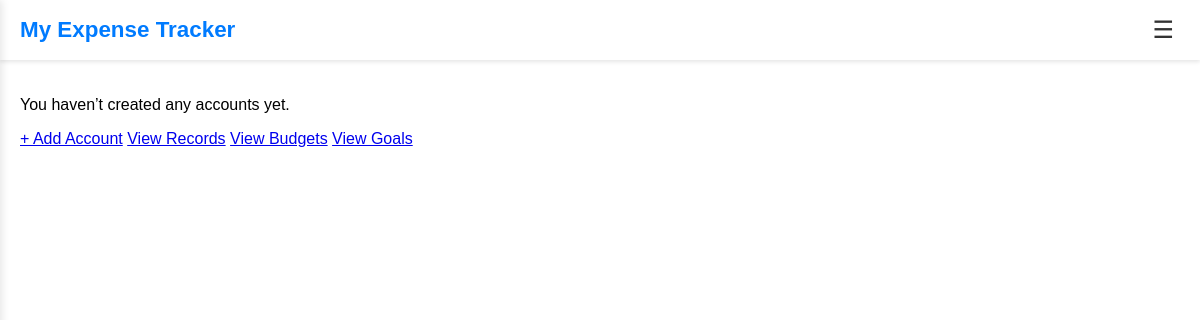
Before: /home/ (signed in) with the older database file.
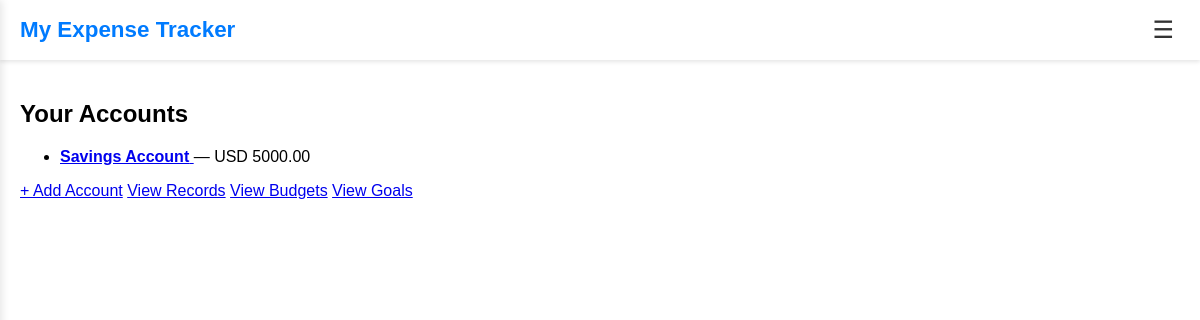
After: the same page with the newer database file.
### private/models.py (models this page shows, shortened)
class Account(models.Model):
    user = models.ForeignKey(settings.AUTH_USER_MODEL, on_delete=models.CASCADE)
    name = models.CharField(max_length=150)
    acct_num = models.CharField(max_length=50, blank=True)
    balance = models.DecimalField(max_digits=12, decimal_places=2)
    account_type = models.CharField(
        max_length=50,
        choices=[
            ("General", "General"),
            ("Cash", "Cash"),
            ("Current", "Current"),
            ("Current account", "Current account"),
            ("Credit card", "Credit card"),
            ("Saving account", "Saving account"),
            ("Investment", "Investment"),
            ("Insurance", "Insurance"),
            ("Bonus", "Bonus"),
            ("Loan", "Loan"),
            ("Mortgage", "Mortgage"),
        ],
    )
    currency = models.CharField(max_length=3)
    is_active = models.BooleanField(default=True)
    created_at = models.DateTimeField(auto_now_add=True)
    class Meta:
        constraints = [
            models.UniqueConstraint(
                fields=["user", "name"], name="unique_account_per_user"
            )
        ]

### private/views.py (the view)
# urls.py: path("home/", home_view, name="dashboard"),
@login_required
def home_view(request):
    accounts = Account.objects.filter(user=request.user)
    context = {"accounts": accounts}
    return render(request, "private/home.html", context)

### private/templates/private/home.html
{% extends "private/base_toggle.html" %}
{% block content %}
<div class="account-section">
    {% if accounts %}
        <h2>Your Accounts</h2>
        <ul>
            {% for acct in accounts %}
                <li>
                    <a href="{% url 'account-detail' acct.id %}">
                        <strong>{{ acct.name }}</strong>
                    </a> — {{ acct.currency }} {{ acct.balance }}
                </li>
            {% endfor %}
        </ul>
    {% else %}
        <p>You haven’t created any accounts yet.</p>
    {% endif %}
    <div class="mt-3">
        <a href="{% url 'account' %}" class="btn btn-primary">+ Add Account</a>
        <a href="{% url 'records' %}" class="btn btn-secondary ms-2">View Records</a>
        <a href="{% url 'budget-list' %}" class="btn btn-info ms-2">View Budgets</a>
        <a href="{% url 'goal-list' %}" class="btn btn-success ms-2">View Goals</a>
    </div>
</div>
{% endblock %}

Changed rows visible on the page:
added Account: name "Savings Account", currency "USD", balance "5000.00"
Other visible differences:
text no longer shown: "You haven’t created any accounts yet."
text now shown: "Your Accounts"
